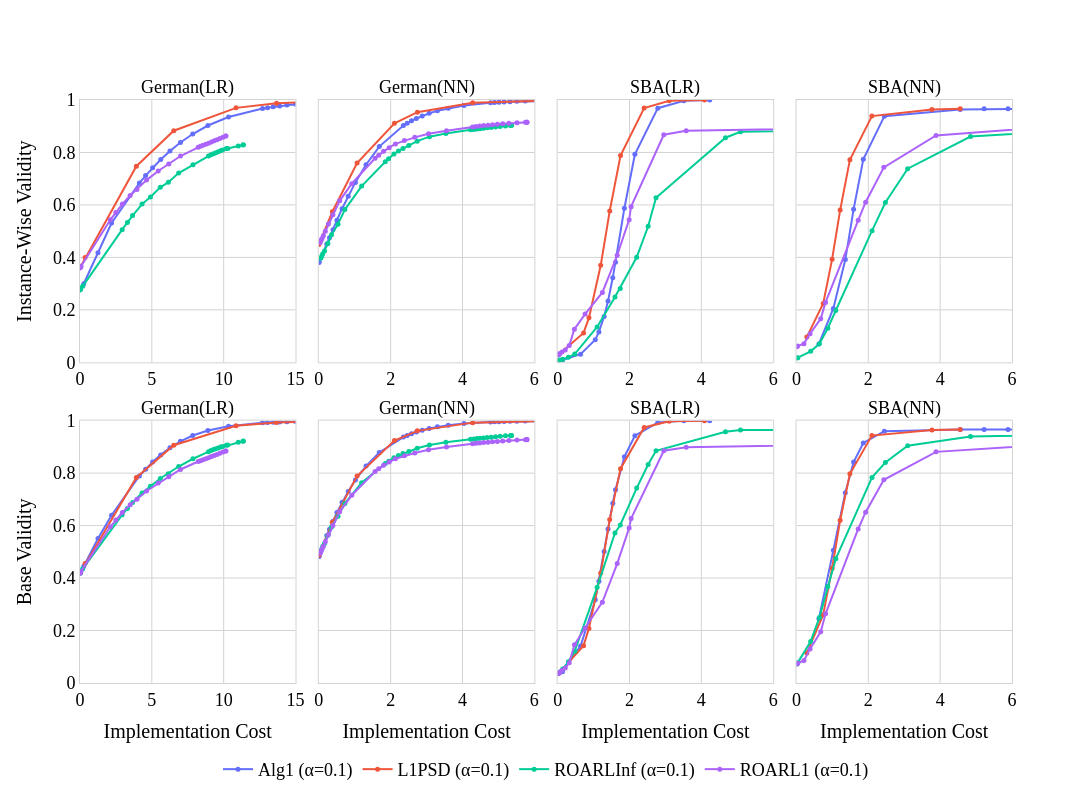

This figure's notebook cell:
### Code cell
from plotly.subplots import make_subplots

font_family = 'Times New Roman'
font_color = 'black'
font_size = 18
validity_names = {'THETA0': 'Base Validity', 'MANY': 'Instance-Wise Validity'}

fig_sub = make_subplots(rows = len(params['adv_method']), 
                        cols = 4, 
                        shared_yaxes=True,
                        # x_title="Implementation Cost",
                        # y_title="Worst-Case Validity",
                        subplot_titles= len(params['adv_method']) * ["German(LR)", "German(NN)", "SBA(LR)", "SBA(NN)"],
                        horizontal_spacing=0.025,
                        vertical_spacing=0.1)

for ann in fig_sub['layout']['annotations']:
    ann['font'] = dict(family=font_family,
                        color=font_color,
                        size=18)


for adv_method_index, adv_method in enumerate(params['adv_method']):
    for m_d_index, m_d in enumerate(params['a_l'].keys()):
        model, dataset = m_d.split(sep='_')

        for alg_index, alg in enumerate(params["algorithms"]):
            for alpha in params['a_l'][m_d][alg].keys():
                df_alg = df_results_avg.copy()
                df_alg = df_alg[(df_alg['adv_method'] == adv_method) & (df_alg['model'] == model) & (df_alg['dataset'] == dataset) &(df_alg['algorithm']==alg) & (df_alg['alpha']==alpha)]
                x, y = df_alg['Cost'], df_alg['Worst Case Validity']
                df_alg = pd.DataFrame({'Algorithm': [f"{alg}_(alpha={alpha})" for _ in range(len(x))], 'Cost': x, 'Worst Case Validity': y, 'lambda': df_alg['lambda']})

                fig_sub.add_trace(go.Scatter(
                    x = df_alg['Cost'],
                    y = df_alg['Worst Case Validity'],
                    marker = dict(color=custom_colors[alg_index], size=5),
                    # mode = 'lines+markers' if alg != 'wachter' else 'markers',
                    mode = 'lines+markers',
                    name = f"{alg} (\u03B1={alpha})",
                    showlegend= (m_d_index==1 & adv_method_index==0),
                    customdata=df_alg['lambda'],
                    hovertemplate='Cost: %{x}<br>Validity: %{y}<br>lambda: %{customdata}'
                ), row=adv_method_index+1, col=m_d_index+1)

for i in range(len(params['adv_method'])):
    fig_sub.update_xaxes(range=[0, 15], 
                        showline=True, 
                        mirror=True,
                        linecolor='lightgrey', 
                        gridcolor='lightgrey', 
                        zerolinewidth=1,
                        zerolinecolor='lightgrey',
                        tickfont=dict(family=font_family,
                                    color=font_color,
                                    size=font_size),
                        row=i+1, col=1)
    fig_sub.update_xaxes(range=[0, 6],  
                        showline=True, 
                        mirror=True,
                        linecolor='lightgrey', 
                        gridcolor='lightgrey', 
                        zerolinewidth=1,
                        zerolinecolor='lightgrey',
                        tickfont=dict(family=font_family,
                                    color=font_color,
                                    size=font_size),
                         row=i+1, col=2)
    fig_sub.update_xaxes(range=[0, 6], 
                        showline=True, 
                        mirror=True,
                        linecolor='lightgrey', 
                        gridcolor='lightgrey', 
                        zerolinewidth=1,
                        zerolinecolor='lightgrey',
                        tickfont=dict(family=font_family,
                                    color=font_color,
                                    size=font_size),
                        row=i+1, col=3)
    fig_sub.update_xaxes(range=[0, 6], 
                        showline=True, 
                        mirror=True,
                        linecolor='lightgrey', 
                        gridcolor='lightgrey', 
                        zerolinewidth=1,
                        zerolinecolor='lightgrey',
                        tickfont=dict(family=font_family,
                                    color=font_color,
                                    size=font_size),
                        row=i+1, col=4)

    fig_sub.update_yaxes(title=dict(text=validity_names[params['adv_method'][i]],
                                    font=dict(family=font_family,
                                              color=font_color,
                                              size=20)), 
                         row=i+1, col=1)


fig_sub.update_yaxes(range=[0,1],
                    showline=True, 
                    mirror=True,
                    linecolor='lightgrey', 
                    gridcolor='lightgrey', 
                    zerolinewidth=1,
                    zerolinecolor='lightgrey',
                    tickfont=dict(family=font_family,
                                color=font_color,
                                size=font_size),)

for i in range(4):
    fig_sub.update_xaxes(title=dict(text="Implementation Cost",
                                    font=dict(family=font_family,
                                              color=font_color,
                                              size=20)),
                         row=2,col=i+1)

fig_sub.update_layout(
    width=1400,
    height=len(params['adv_method']) * 400,
    plot_bgcolor='white',
    paper_bgcolor='white',
    legend=dict(
        orientation="h",          
        yanchor="bottom",         
        y=-0.18,                  
        xanchor="center",         
        x=0.5,
        font=dict(family=font_family,
                  color=font_color,
                  size=18)),
    # annotations=[dict(text="Implementation Cost",
    #                   x=0.5, y=-0.08,
    #                   xref="paper", yref="paper",
    #                   showarrow=False,
    #                   font=dict(family=font_family,
    #                             color=font_color,
    #                             size=20))]
    )

### Figure 1 — Plotly figure (JSON) as saved in the notebook; plotly's stock layout.template omitted (floating-point values rounded to 4 significant figures)
{"data": [{"customdata": [0.001, 0.002, 0.003, 0.004, 0.005, 0.006, 0.007, 0.008, 0.009, 0.01, 0.02, 0.03, 0.04, 0.05, 0.06, 0.07, 0.08, 0.09, 0.1, 0.2, 0.3, 0.4, 0.5], "hovertemplate": "Cost: %{x}<br>Validity: %{y}<br>lambda: %{customdata}", "marker": {"color": "#636EFA", "size": 5}, "mode": "lines+markers", "name": "Alg1 (α=0.1)", "showlegend": true, "type": "scatter", "x": [20.27, 18.01, 16.69, 15.74, 15.01, 14.4, 13.89, 13.45, 13.06, 12.7, 10.34, 8.903, 7.844, 6.989, 6.261, 5.617, 5.055, 4.567, 4.129, 2.198, 1.25, 0.2615, 0.003918], "xaxis": "x", "y": [0.9968, 0.9935, 0.9903, 0.987, 0.9838, 0.9805, 0.9773, 0.9741, 0.9708, 0.9676, 0.9351, 0.9027, 0.8703, 0.8378, 0.8054, 0.773, 0.7416, 0.712, 0.6834, 0.5312, 0.4177, 0.2994, 0.2767], "yaxis": "y"}, {"customdata": [0.001, 0.004, 0.01, 0.04, 0.1, 0.3, 0.5], "hovertemplate": "Cost: %{x}<br>Validity: %{y}<br>lambda: %{customdata}", "marker": {"color": "#EF553B", "size": 5}, "mode": "lines+markers", "name": "L1PSD (α=0.1)", "showlegend": true, "type": "scatter", "x": [17.91, 13.68, 10.86, 6.525, 3.923, 0.3542, 0.0], "xaxis": "x", "y": [0.9969, 0.9879, 0.97, 0.883, 0.7477, 0.3999, 0.3603], "yaxis": "y"}, {"customdata": [1e-05, 0.0001, 0.001, 0.002, 0.003, 0.004, 0.005, 0.006, 0.007, 0.008, 0.009, 0.01, 0.02, 0.03, 0.04, 0.05, 0.06, 0.07, 0.08, 0.09, 0.1, 0.2, 0.3, 0.4, 0.5], "hovertemplate": "Cost: %{x}<br>Validity: %{y}<br>lambda: %{customdata}", "marker": {"color": "#00CC96", "size": 5}, "mode": "lines+markers", "name": "ROARLInf (α=0.1)", "showlegend": true, "type": "scatter", "x": [11.37, 11.34, 11.01, 10.29, 10.19, 9.92, 9.785, 9.62, 9.457, 9.292, 9.116, 8.941, 7.863, 6.868, 6.148, 5.589, 4.904, 4.319, 3.658, 3.299, 2.934, 0.1852, 0.008625, 0.004905, 0.002963], "xaxis": "x", "y": [0.8293, 0.8288, 0.8246, 0.8151, 0.815, 0.809, 0.8064, 0.8025, 0.7988, 0.7952, 0.791, 0.7861, 0.7535, 0.7214, 0.6865, 0.667, 0.6304, 0.6032, 0.5594, 0.5332, 0.5059, 0.2898, 0.2771, 0.2768, 0.2766], "yaxis": "y"}, {"customdata": [1e-05, 0.0001, 0.001, 0.002, 0.003, 0.004, 0.005, 0.006, 0.007, 0.008, 0.009, 0.01, 0.02, 0.03, 0.04, 0.05, 0.06, 0.07, 0.08, 0.09, 0.1, 0.2, 0.3, 0.4, 0.5], "hovertemplate": "Cost: %{x}<br>Validity: %{y}<br>lambda: %{customdata}", "marker": {"color": "#AB63FA", "size": 5}, "mode": "lines+markers", "name": "ROARL1 (α=0.1)", "showlegend": true, "type": "scatter", "x": [10.16, 10.14, 9.946, 9.738, 9.535, 9.339, 9.146, 8.951, 8.758, 8.56, 8.387, 8.227, 6.993, 6.181, 5.443, 4.633, 3.964, 3.489, 2.947, 2.494, 2.11, 0.07377, 0.006892, 0.003784, 0.002737], "xaxis": "x", "y": [0.8633, 0.8628, 0.8584, 0.8536, 0.8489, 0.8443, 0.8399, 0.8355, 0.8315, 0.8274, 0.8233, 0.8196, 0.7866, 0.7557, 0.7293, 0.6946, 0.6592, 0.6362, 0.6033, 0.5716, 0.5433, 0.3667, 0.3609, 0.3605, 0.3604], "yaxis": "y"}, {"customdata": [0.001, 0.002, 0.003, 0.004, 0.005, 0.006, 0.007, 0.008, 0.009, 0.01, 0.02, 0.03, 0.04, 0.05, 0.06, 0.07, 0.08, 0.09, 0.1, 0.2, 0.3, 0.4, 0.5, 0.6, 0.7, 0.8, 0.9, 1.0, 2.0, 3.0, 4.0, 5.0], "hovertemplate": "Cost: %{x}<br>Validity: %{y}<br>lambda: %{customdata}", "marker": {"color": "#636EFA", "size": 5}, "mode": "lines+markers", "name": "Alg1 (α=0.1)", "showlegend": false, "type": "scatter", "x": [7.199, 6.474, 6.049, 5.747, 5.513, 5.321, 5.158, 5.017, 4.893, 4.781, 4.042, 3.602, 3.301, 3.071, 2.878, 2.715, 2.581, 2.458, 2.353, 1.683, 1.313, 1.018, 0.8182, 0.6464, 0.5041, 0.3955, 0.298, 0.221, 0.005589, 0.0, 0.0, 0.0], "xaxis": "x2", "y": [0.999, 0.9979, 0.9969, 0.9958, 0.9948, 0.9937, 0.9927, 0.9916, 0.9906, 0.9896, 0.9791, 0.9687, 0.9587, 0.949, 0.9392, 0.9296, 0.9205, 0.9112, 0.9024, 0.8224, 0.7534, 0.6859, 0.6329, 0.5857, 0.5421, 0.5057, 0.4748, 0.4508, 0.3827, 0.3811, 0.3811, 0.3811], "yaxis": "y2"}, {"customdata": [0.001, 0.01, 0.05, 0.1, 0.3, 0.7, 3.0], "hovertemplate": "Cost: %{x}<br>Validity: %{y}<br>lambda: %{customdata}", "marker": {"color": "#EF553B", "size": 5}, "mode": "lines+markers", "name": "L1PSD (α=0.1)", "showlegend": false, "type": "scatter", "x": [6.75, 4.284, 2.745, 2.105, 1.065, 0.3768, 7.866e-05], "xaxis": "x2", "y": [0.9989, 0.9899, 0.9536, 0.9112, 0.76, 0.5741, 0.4492], "yaxis": "y2"}, {"customdata": [1e-07, 1e-06, 1e-05, 0.0001, 0.001, 0.002, 0.003, 0.004, 0.005, 0.006, 0.007, 0.008, 0.009, 0.01, 0.02, 0.03, 0.04, 0.05, 0.06, 0.07, 0.08, 0.09, 0.1, 0.2, 0.3, 0.4, 0.5, 0.6, 0.7, 0.8, 0.9, 1.0], "hovertemplate": "Cost: %{x}<br>Validity: %{y}<br>lambda: %{customdata}", "marker": {"color": "#00CC96", "size": 5}, "mode": "lines+markers", "name": "ROARLInf (α=0.1)", "showlegend": false, "type": "scatter", "x": [5.357, 5.36, 5.357, 5.337, 5.195, 5.048, 4.919, 4.797, 4.686, 4.581, 4.489, 4.402, 4.316, 4.224, 3.538, 3.08, 2.739, 2.505, 2.343, 2.218, 2.091, 1.944, 1.85, 1.193, 0.7243, 0.5337, 0.354, 0.2521, 0.1572, 0.1103, 0.08241, 0.0538], "xaxis": "x2", "y": [0.9033, 0.9034, 0.9034, 0.9032, 0.9013, 0.8992, 0.8974, 0.8957, 0.8938, 0.892, 0.8903, 0.889, 0.8878, 0.8862, 0.8726, 0.8602, 0.8431, 0.8264, 0.8155, 0.8057, 0.7942, 0.7757, 0.7649, 0.6719, 0.5823, 0.5268, 0.486, 0.4528, 0.4241, 0.4143, 0.4055, 0.3967], "yaxis": "y2"}, {"customdata": [1e-07, 1e-06, 1e-05, 0.0001, 0.001, 0.002, 0.003, 0.004, 0.005, 0.006, 0.007, 0.008, 0.009, 0.01, 0.02, 0.03, 0.04, 0.05, 0.06, 0.07, 0.08, 0.09, 0.1, 0.2, 0.3, 0.4, 0.5, 0.6, 0.7, 0.8, 0.9, 1.0], "hovertemplate": "Cost: %{x}<br>Validity: %{y}<br>lambda: %{customdata}", "marker": {"color": "#AB63FA", "size": 5}, "mode": "lines+markers", "name": "ROARL1 (α=0.1)", "showlegend": false, "type": "scatter", "x": [5.792, 5.792, 5.789, 5.753, 5.518, 5.292, 5.12, 4.971, 4.836, 4.711, 4.589, 4.479, 4.374, 4.281, 3.555, 3.054, 2.672, 2.382, 2.132, 1.959, 1.802, 1.667, 1.566, 0.9173, 0.58, 0.3924, 0.2662, 0.1811, 0.1264, 0.08896, 0.06295, 0.04105], "xaxis": "x2", "y": [0.9153, 0.9153, 0.9153, 0.9151, 0.9132, 0.9113, 0.9094, 0.9076, 0.9058, 0.9041, 0.9023, 0.9008, 0.899, 0.8974, 0.8828, 0.8714, 0.8576, 0.8452, 0.8326, 0.8184, 0.8045, 0.7899, 0.7781, 0.6811, 0.6157, 0.5622, 0.5271, 0.4994, 0.4826, 0.4723, 0.465, 0.4571], "yaxis": "y2"}, {"customdata": [0.001, 0.01, 0.1, 0.7, 1.4, 2.1, 2.3, 2.6, 2.8, 3.0, 3.1, 3.3, 3.5], "hovertemplate": "Cost: %{x}<br>Validity: %{y}<br>lambda: %{customdata}", "marker": {"color": "#636EFA", "size": 5}, "mode": "lines+markers", "name": "Alg1 (α=0.1)", "showlegend": false, "type": "scatter", "x": [4.234, 3.514, 2.788, 2.15, 1.858, 1.611, 1.534, 1.403, 1.294, 1.149, 1.048, 0.6385, 0.1351], "xaxis": "x3", "y": [0.9997, 0.9969, 0.9689, 0.7929, 0.5872, 0.3812, 0.3223, 0.2339, 0.175, 0.1161, 0.08659, 0.03125, 0.009068], "yaxis": "y3"}, {"customdata": [0.001, 0.01, 0.1, 0.7, 1.4, 2.1, 2.8, 3.0, 3.5], "hovertemplate": "Cost: %{x}<br>Validity: %{y}<br>lambda: %{customdata}", "marker": {"color": "#EF553B", "size": 5}, "mode": "lines+markers", "name": "L1PSD (α=0.1)", "showlegend": false, "type": "scatter", "x": [4.089, 3.105, 2.408, 1.75, 1.45, 1.199, 0.8709, 0.7211, 0.02169], "xaxis": "x3", "y": [0.9997, 0.997, 0.9691, 0.788, 0.5769, 0.37, 0.1696, 0.1122, 0.02923], "yaxis": "y3"}, {"customdata": [0.001, 0.01, 0.08, 0.1, 0.3, 0.5, 0.7, 0.9, 1.0, 1.1, 1.4, 1.5, 1.6, 1.8, 2.0, 2.1, 2.8, 3.5], "hovertemplate": "Cost: %{x}<br>Validity: %{y}<br>lambda: %{customdata}", "marker": {"color": "#00CC96", "size": 5}, "mode": "lines+markers", "name": "ROARLInf (α=0.1)", "showlegend": false, "type": "scatter", "x": [19.11, 15.67, 5.089, 4.672, 2.738, 2.52, 2.2, 1.743, 1.596, 1.099, 0.4761, 0.2986, 0.141, 0.07215, 0.04209, 0.03886, 0.02781, 0.007318], "xaxis": "x3", "y": [0.9155, 0.909, 0.8785, 0.8563, 0.6273, 0.5187, 0.4004, 0.2814, 0.2487, 0.1351, 0.03167, 0.01907, 0.01151, 0.009207, 0.008247, 0.008112, 0.0079, 0.00737], "yaxis": "y3"}, {"customdata": [0.001, 0.01, 0.08, 0.1, 0.3, 0.5, 0.7, 0.9, 1.0, 1.1, 1.4, 1.5, 1.6, 1.8, 2.0, 2.1, 2.8, 3.5], "hovertemplate": "Cost: %{x}<br>Validity: %{y}<br>lambda: %{customdata}", "marker": {"color": "#AB63FA", "size": 5}, "mode": "lines+markers", "name": "ROARL1 (α=0.1)", "showlegend": false, "type": "scatter", "x": [21.18, 16.88, 3.579, 2.955, 2.045, 1.991, 1.658, 1.246, 0.7634, 0.4662, 0.3223, 0.2106, 0.122, 0.05285, 0.04944, 0.03376, 0.02721, 0.006064], "xaxis": "x3", "y": [0.9262, 0.9136, 0.8831, 0.8676, 0.5934, 0.544, 0.4082, 0.2666, 0.184, 0.1266, 0.06429, 0.04714, 0.03953, 0.03322, 0.03188, 0.03129, 0.03026, 0.02865], "yaxis": "y3"}, {"customdata": [1e-05, 0.0001, 0.001, 0.01, 0.1, 0.7, 1.4, 2.1, 2.8, 3.5], "hovertemplate": "Cost: %{x}<br>Validity: %{y}<br>lambda: %{customdata}", "marker": {"color": "#636EFA", "size": 5}, "mode": "lines+markers", "name": "Alg1 (α=0.1)", "showlegend": false, "type": "scatter", "x": [6.555, 5.89, 5.224, 4.558, 2.448, 1.86, 1.59, 1.36, 1.027, 0.6241], "xaxis": "x4", "y": [0.9667, 0.9666, 0.9664, 0.9638, 0.9385, 0.7743, 0.5833, 0.3916, 0.2053, 0.0703], "yaxis": "y4"}, {"customdata": [0.001, 0.01, 0.1, 0.7, 1.4, 2.1, 2.8, 3.5], "hovertemplate": "Cost: %{x}<br>Validity: %{y}<br>lambda: %{customdata}", "marker": {"color": "#EF553B", "size": 5}, "mode": "lines+markers", "name": "L1PSD (α=0.1)", "showlegend": false, "type": "scatter", "x": [4.559, 3.771, 2.1, 1.487, 1.216, 0.9926, 0.7443, 0.2871], "xaxis": "x4", "y": [0.9664, 0.9639, 0.9388, 0.7722, 0.5802, 0.3934, 0.2244, 0.09624], "yaxis": "y4"}, {"customdata": [0.001, 0.01, 0.1, 0.3, 0.5, 0.7, 1.4, 1.7, 1.9, 2.1, 2.8, 3.5], "hovertemplate": "Cost: %{x}<br>Validity: %{y}<br>lambda: %{customdata}", "marker": {"color": "#00CC96", "size": 5}, "mode": "lines+markers", "name": "ROARLInf (α=0.1)", "showlegend": false, "type": "scatter", "x": [11.9, 10.32, 4.845, 3.096, 2.475, 2.104, 1.094, 0.8725, 0.6379, 0.394, 0.03785, 0.01469], "xaxis": "x4", "y": [0.915, 0.9083, 0.8607, 0.7383, 0.6092, 0.502, 0.1977, 0.1301, 0.07071, 0.04206, 0.01798, 0.01681], "yaxis": "y4"}, {"customdata": [0.001, 0.01, 0.1, 0.3, 0.5, 0.7, 1.4, 1.7, 1.9, 2.1, 2.8, 3.5], "hovertemplate": "Cost: %{x}<br>Validity: %{y}<br>lambda: %{customdata}", "marker": {"color": "#AB63FA", "size": 5}, "mode": "lines+markers", "name": "ROARL1 (α=0.1)", "showlegend": false, "type": "scatter", "x": [10.21, 8.59, 3.886, 2.432, 1.925, 1.718, 0.8096, 0.6749, 0.379, 0.2078, 0.0307, 0.01329], "xaxis": "x4", "y": [0.9197, 0.9124, 0.8647, 0.7432, 0.6105, 0.5412, 0.2285, 0.1659, 0.1094, 0.07133, 0.06212, 0.05993], "yaxis": "y4"}, {"customdata": [0.001, 0.002, 0.003, 0.004, 0.005, 0.006, 0.007, 0.008, 0.009, 0.01, 0.02, 0.03, 0.04, 0.05, 0.06, 0.07, 0.08, 0.09, 0.1, 0.2, 0.3, 0.4, 0.5], "hovertemplate": "Cost: %{x}<br>Validity: %{y}<br>lambda: %{customdata}", "marker": {"color": "#636EFA", "size": 5}, "mode": "lines+markers", "name": "Alg1 (α=0.1)", "showlegend": false, "type": "scatter", "x": [20.27, 18.01, 16.69, 15.74, 15.01, 14.4, 13.89, 13.45, 13.06, 12.7, 10.34, 8.903, 7.844, 6.989, 6.261, 5.617, 5.055, 4.567, 4.129, 2.198, 1.25, 0.2615, 0.003918], "xaxis": "x5", "y": [0.9996, 0.9991, 0.9984, 0.9977, 0.9968, 0.996, 0.995, 0.994, 0.993, 0.9919, 0.9789, 0.9625, 0.9432, 0.9211, 0.8965, 0.8695, 0.8421, 0.8151, 0.7892, 0.6395, 0.5509, 0.4455, 0.4191], "yaxis": "y5"}, {"customdata": [0.001, 0.004, 0.01, 0.04, 0.1, 0.3, 0.5], "hovertemplate": "Cost: %{x}<br>Validity: %{y}<br>lambda: %{customdata}", "marker": {"color": "#EF553B", "size": 5}, "mode": "lines+markers", "name": "L1PSD (α=0.1)", "showlegend": false, "type": "scatter", "x": [17.91, 13.68, 10.86, 6.525, 3.923, 0.3542, 0.0], "xaxis": "x5", "y": [0.9985, 0.993, 0.9807, 0.9063, 0.7834, 0.4556, 0.4188], "yaxis": "y5"}, {"customdata": [1e-05, 0.0001, 0.001, 0.002, 0.003, 0.004, 0.005, 0.006, 0.007, 0.008, 0.009, 0.01, 0.02, 0.03, 0.04, 0.05, 0.06, 0.07, 0.08, 0.09, 0.1, 0.2, 0.3, 0.4, 0.5], "hovertemplate": "Cost: %{x}<br>Validity: %{y}<br>lambda: %{customdata}", "marker": {"color": "#00CC96", "size": 5}, "mode": "lines+markers", "name": "ROARLInf (α=0.1)", "showlegend": false, "type": "scatter", "x": [11.37, 11.34, 11.01, 10.29, 10.19, 9.92, 9.785, 9.62, 9.457, 9.292, 9.116, 8.941, 7.863, 6.868, 6.148, 5.589, 4.904, 4.319, 3.658, 3.299, 2.934, 0.1852, 0.008625, 0.004905, 0.002963], "xaxis": "x5", "y": [0.9222, 0.9218, 0.9176, 0.9068, 0.9064, 0.9016, 0.8993, 0.896, 0.8929, 0.8897, 0.886, 0.8819, 0.8547, 0.8251, 0.7977, 0.7794, 0.7495, 0.7245, 0.6882, 0.6653, 0.6409, 0.4351, 0.4195, 0.4192, 0.419], "yaxis": "y5"}, {"customdata": [1e-05, 0.0001, 0.001, 0.002, 0.003, 0.004, 0.005, 0.006, 0.007, 0.008, 0.009, 0.01, 0.02, 0.03, 0.04, 0.05, 0.06, 0.07, 0.08, 0.09, 0.1, 0.2, 0.3, 0.4, 0.5], "hovertemplate": "Cost: %{x}<br>Validity: %{y}<br>lambda: %{customdata}", "marker": {"color": "#AB63FA", "size": 5}, "mode": "lines+markers", "name": "ROARL1 (α=0.1)", "showlegend": false, "type": "scatter", "x": [10.16, 10.14, 9.946, 9.738, 9.535, 9.339, 9.146, 8.951, 8.758, 8.56, 8.387, 8.227, 6.993, 6.181, 5.443, 4.633, 3.964, 3.489, 2.947, 2.494, 2.11, 0.07377, 0.006892, 0.003784, 0.002737], "xaxis": "x5", "y": [0.8845, 0.8841, 0.88, 0.8756, 0.8713, 0.8671, 0.863, 0.8589, 0.8552, 0.8514, 0.8476, 0.8442, 0.8139, 0.7861, 0.7624, 0.732, 0.7003, 0.6798, 0.6498, 0.6212, 0.5954, 0.4255, 0.4194, 0.419, 0.4189], "yaxis": "y5"}, {"customdata": [0.001, 0.002, 0.003, 0.004, 0.005, 0.006, 0.007, 0.008, 0.009, 0.01, 0.02, 0.03, 0.04, 0.05, 0.06, 0.07, 0.08, 0.09, 0.1, 0.2, 0.3, 0.4, 0.5, 0.6, 0.7, 0.8, 0.9, 1.0, 2.0, 3.0, 4.0, 5.0], "hovertemplate": "Cost: %{x}<br>Validity: %{y}<br>lambda: %{customdata}", "marker": {"color": "#636EFA", "size": 5}, "mode": "lines+markers", "name": "Alg1 (α=0.1)", "showlegend": false, "type": "scatter", "x": [7.199, 6.474, 6.049, 5.747, 5.513, 5.321, 5.158, 5.017, 4.893, 4.781, 4.042, 3.602, 3.301, 3.071, 2.878, 2.715, 2.581, 2.458, 2.353, 1.683, 1.313, 1.018, 0.8182, 0.6464, 0.5041, 0.3955, 0.298, 0.221, 0.005589, 0.0, 0.0, 0.0], "xaxis": "x6", "y": [0.9996, 0.9992, 0.9988, 0.9983, 0.9978, 0.9973, 0.9968, 0.9962, 0.9957, 0.9951, 0.9892, 0.9827, 0.9763, 0.9699, 0.9631, 0.9564, 0.9501, 0.9435, 0.9373, 0.8785, 0.8268, 0.7741, 0.7303, 0.6889, 0.65, 0.6163, 0.5861, 0.5618, 0.4846, 0.4826, 0.4826, 0.4826], "yaxis": "y6"}, {"customdata": [0.001, 0.01, 0.05, 0.1, 0.3, 0.7, 3.0], "hovertemplate": "Cost: %{x}<br>Validity: %{y}<br>lambda: %{customdata}", "marker": {"color": "#EF553B", "size": 5}, "mode": "lines+markers", "name": "L1PSD (α=0.1)", "showlegend": false, "type": "scatter", "x": [6.75, 4.284, 2.745, 2.105, 1.065, 0.3768, 7.866e-05], "xaxis": "x6", "y": [0.9993, 0.9925, 0.9611, 0.9243, 0.789, 0.6125, 0.4857], "yaxis": "y6"}, {"customdata": [1e-07, 1e-06, 1e-05, 0.0001, 0.001, 0.002, 0.003, 0.004, 0.005, 0.006, 0.007, 0.008, 0.009, 0.01, 0.02, 0.03, 0.04, 0.05, 0.06, 0.07, 0.08, 0.09, 0.1, 0.2, 0.3, 0.4, 0.5, 0.6, 0.7, 0.8, 0.9, 1.0], "hovertemplate": "Cost: %{x}<br>Validity: %{y}<br>lambda: %{customdata}", "marker": {"color": "#00CC96", "size": 5}, "mode": "lines+markers", "name": "ROARLInf (α=0.1)", "showlegend": false, "type": "scatter", "x": [5.357, 5.36, 5.357, 5.337, 5.195, 5.048, 4.919, 4.797, 4.686, 4.581, 4.489, 4.402, 4.316, 4.224, 3.538, 3.08, 2.739, 2.505, 2.343, 2.218, 2.091, 1.944, 1.85, 1.193, 0.7243, 0.5337, 0.354, 0.2521, 0.1572, 0.1103, 0.08241, 0.0538], "xaxis": "x6", "y": [0.9435, 0.9436, 0.9436, 0.9435, 0.942, 0.9402, 0.9386, 0.9371, 0.9355, 0.9341, 0.9327, 0.9316, 0.9305, 0.9291, 0.9176, 0.9071, 0.8946, 0.8821, 0.8745, 0.867, 0.8586, 0.8453, 0.8366, 0.763, 0.6845, 0.636, 0.5949, 0.5631, 0.5317, 0.5208, 0.5111, 0.5009], "yaxis": "y6"}, {"customdata": [1e-07, 1e-06, 1e-05, 0.0001, 0.001, 0.002, 0.003, 0.004, 0.005, 0.006, 0.007, 0.008, 0.009, 0.01, 0.02, 0.03, 0.04, 0.05, 0.06, 0.07, 0.08, 0.09, 0.1, 0.2, 0.3, 0.4, 0.5, 0.6, 0.7, 0.8, 0.9, 1.0], "hovertemplate": "Cost: %{x}<br>Validity: %{y}<br>lambda: %{customdata}", "marker": {"color": "#AB63FA", "size": 5}, "mode": "lines+markers", "name": "ROARL1 (α=0.1)", "showlegend": false, "type": "scatter", "x": [5.792, 5.792, 5.789, 5.753, 5.518, 5.292, 5.12, 4.971, 4.836, 4.711, 4.589, 4.479, 4.374, 4.281, 3.555, 3.054, 2.672, 2.382, 2.132, 1.959, 1.802, 1.667, 1.566, 0.9173, 0.58, 0.3924, 0.2662, 0.1811, 0.1264, 0.08896, 0.06295, 0.04105], "xaxis": "x6", "y": [0.9277, 0.9277, 0.9277, 0.9275, 0.9259, 0.9242, 0.9225, 0.9209, 0.9193, 0.9178, 0.9163, 0.915, 0.9134, 0.912, 0.8992, 0.8891, 0.8769, 0.8658, 0.8546, 0.8419, 0.8297, 0.8165, 0.8059, 0.7159, 0.6525, 0.6007, 0.5661, 0.5385, 0.5214, 0.5105, 0.5029, 0.4947], "yaxis": "y6"}, {"customdata": [0.001, 0.01, 0.1, 0.7, 1.4, 2.1, 2.3, 2.6, 2.8, 3.0, 3.1, 3.3, 3.5], "hovertemplate": "Cost: %{x}<br>Validity: %{y}<br>lambda: %{customdata}", "marker": {"color": "#636EFA", "size": 5}, "mode": "lines+markers", "name": "Alg1 (α=0.1)", "showlegend": false, "type": "scatter", "x": [4.234, 3.514, 2.788, 2.15, 1.858, 1.611, 1.534, 1.403, 1.294, 1.149, 1.048, 0.6385, 0.1351], "xaxis": "x7", "y": [0.9999, 0.9993, 0.9926, 0.9425, 0.8624, 0.7364, 0.6853, 0.5872, 0.5008, 0.3881, 0.3173, 0.1413, 0.04302], "yaxis": "y7"}, {"customdata": [0.001, 0.01, 0.1, 0.7, 1.4, 2.1, 2.8, 3.0, 3.5], "hovertemplate": "Cost: %{x}<br>Validity: %{y}<br>lambda: %{customdata}", "marker": {"color": "#EF553B", "size": 5}, "mode": "lines+markers", "name": "L1PSD (α=0.1)", "showlegend": false, "type": "scatter", "x": [4.089, 3.105, 2.408, 1.75, 1.45, 1.199, 0.8709, 0.7211, 0.02169], "xaxis": "x7", "y": [0.9997, 0.9975, 0.974, 0.8171, 0.6228, 0.4195, 0.2075, 0.1424, 0.03604], "yaxis": "y7"}, {"customdata": [0.001, 0.01, 0.08, 0.1, 0.3, 0.5, 0.7, 0.9, 1.0, 1.1, 1.4, 1.5, 1.6, 1.8, 2.0, 2.1, 2.8, 3.5], "hovertemplate": "Cost: %{x}<br>Validity: %{y}<br>lambda: %{customdata}", "marker": {"color": "#00CC96", "size": 5}, "mode": "lines+markers", "name": "ROARLInf (α=0.1)", "showlegend": false, "type": "scatter", "x": [19.11, 15.67, 5.089, 4.672, 2.738, 2.52, 2.2, 1.743, 1.596, 1.099, 0.4761, 0.2986, 0.141, 0.07215, 0.04209, 0.03886, 0.02781, 0.007318], "xaxis": "x7", "y": [0.9754, 0.9672, 0.9639, 0.9575, 0.8853, 0.8327, 0.743, 0.6025, 0.5722, 0.3645, 0.1214, 0.08101, 0.05328, 0.0431, 0.03921, 0.03869, 0.03771, 0.03544], "yaxis": "y7"}, {"customdata": [0.001, 0.01, 0.08, 0.1, 0.3, 0.5, 0.7, 0.9, 1.0, 1.1, 1.4, 1.5, 1.6, 1.8, 2.0, 2.1, 2.8, 3.5], "hovertemplate": "Cost: %{x}<br>Validity: %{y}<br>lambda: %{customdata}", "marker": {"color": "#AB63FA", "size": 5}, "mode": "lines+markers", "name": "ROARL1 (α=0.1)", "showlegend": false, "type": "scatter", "x": [21.18, 16.88, 3.579, 2.955, 2.045, 1.991, 1.658, 1.246, 0.7634, 0.4662, 0.3223, 0.2106, 0.122, 0.05285, 0.04944, 0.03376, 0.02721, 0.006064], "xaxis": "x7", "y": [0.9402, 0.929, 0.8986, 0.8854, 0.6272, 0.5911, 0.4552, 0.3082, 0.2096, 0.1455, 0.07698, 0.05678, 0.04804, 0.04075, 0.03918, 0.03846, 0.03727, 0.03535], "yaxis": "y7"}, {"customdata": [1e-05, 0.0001, 0.001, 0.01, 0.1, 0.7, 1.4, 2.1, 2.8, 3.5], "hovertemplate": "Cost: %{x}<br>Validity: %{y}<br>lambda: %{customdata}", "marker": {"color": "#636EFA", "size": 5}, "mode": "lines+markers", "name": "Alg1 (α=0.1)", "showlegend": false, "type": "scatter", "x": [6.555, 5.89, 5.224, 4.558, 2.448, 1.86, 1.59, 1.36, 1.027, 0.6241], "xaxis": "x8", "y": [0.9667, 0.9667, 0.9666, 0.966, 0.9599, 0.9148, 0.842, 0.725, 0.5059, 0.2453], "yaxis": "y8"}, {"customdata": [0.001, 0.01, 0.1, 0.7, 1.4, 2.1, 2.8, 3.5], "hovertemplate": "Cost: %{x}<br>Validity: %{y}<br>lambda: %{customdata}", "marker": {"color": "#EF553B", "size": 5}, "mode": "lines+markers", "name": "L1PSD (α=0.1)", "showlegend": false, "type": "scatter", "x": [4.559, 3.771, 2.1, 1.487, 1.216, 0.9926, 0.7443, 0.2871], "xaxis": "x8", "y": [0.9664, 0.9643, 0.943, 0.7972, 0.6204, 0.4374, 0.2602, 0.114], "yaxis": "y8"}, {"customdata": [0.001, 0.01, 0.1, 0.3, 0.5, 0.7, 1.4, 1.7, 1.9, 2.1, 2.8, 3.5], "hovertemplate": "Cost: %{x}<br>Validity: %{y}<br>lambda: %{customdata}", "marker": {"color": "#00CC96", "size": 5}, "mode": "lines+markers", "name": "ROARLInf (α=0.1)", "showlegend": false, "type": "scatter", "x": [11.9, 10.32, 4.845, 3.096, 2.475, 2.104, 1.094, 0.8725, 0.6379, 0.394, 0.03785, 0.01469], "xaxis": "x8", "y": [0.9553, 0.9534, 0.9397, 0.9043, 0.8404, 0.7836, 0.4735, 0.3675, 0.2492, 0.1584, 0.07748, 0.07285], "yaxis": "y8"}, {"customdata": [0.001, 0.01, 0.1, 0.3, 0.5, 0.7, 1.4, 1.7, 1.9, 2.1, 2.8, 3.5], "hovertemplate": "Cost: %{x}<br>Validity: %{y}<br>lambda: %{customdata}", "marker": {"color": "#AB63FA", "size": 5}, "mode": "lines+markers", "name": "ROARL1 (α=0.1)", "showlegend": false, "type": "scatter", "x": [10.21, 8.59, 3.886, 2.432, 1.925, 1.718, 0.8096, 0.6749, 0.379, 0.2078, 0.0307, 0.01329], "xaxis": "x8", "y": [0.9279, 0.9217, 0.881, 0.7745, 0.6511, 0.587, 0.2637, 0.1949, 0.13, 0.0857, 0.07495, 0.07232], "yaxis": "y8"}], "layout": {"annotations": [{"font": {"color": "black", "family": "Times New Roman", "size": 18}, "showarrow": false, "text": "German(LR)", "x": 0.1156, "xanchor": "center", "xref": "paper", "y": 1, "yanchor": "bottom", "yref": "paper"}, {"font": {"color": "black", "family": "Times New Roman", "size": 18}, "showarrow": false, "text": "German(NN)", "x": 0.3719, "xanchor": "center", "xref": "paper", "y": 1, "yanchor": "bottom", "yref": "paper"}, {"font": {"color": "black", "family": "Times New Roman", "size": 18}, "showarrow": false, "text": "SBA(LR)", "x": 0.6281, "xanchor": "center", "xref": "paper", "y": 1, "yanchor": "bottom", "yref": "paper"}, {"font": {"color": "black", "family": "Times New Roman", "size": 18}, "showarrow": false, "text": "SBA(NN)", "x": 0.8844, "xanchor": "center", "xref": "paper", "y": 1, "yanchor": "bottom", "yref": "paper"}, {"font": {"color": "black", "family": "Times New Roman", "size": 18}, "showarrow": false, "text": "German(LR)", "x": 0.1156, "xanchor": "center", "xref": "paper", "y": 0.45, "yanchor": "bottom", "yref": "paper"}, {"font": {"color": "black", "family": "Times New Roman", "size": 18}, "showarrow": false, "text": "German(NN)", "x": 0.3719, "xanchor": "center", "xref": "paper", "y": 0.45, "yanchor": "bottom", "yref": "paper"}, {"font": {"color": "black", "family": "Times New Roman", "size": 18}, "showarrow": false, "text": "SBA(LR)", "x": 0.6281, "xanchor": "center", "xref": "paper", "y": 0.45, "yanchor": "bottom", "yref": "paper"}, {"font": {"color": "black", "family": "Times New Roman", "size": 18}, "showarrow": false, "text": "SBA(NN)", "x": 0.8844, "xanchor": "center", "xref": "paper", "y": 0.45, "yanchor": "bottom", "yref": "paper"}], "height": 800, "legend": {"font": {"color": "black", "family": "Times New Roman", "size": 18}, "orientation": "h", "x": 0.5, "xanchor": "center", "y": -0.18, "yanchor": "bottom"}, "paper_bgcolor": "white", "plot_bgcolor": "white", "width": 1400, "xaxis": {"anchor": "y", "domain": [0, 0.2313], "gridcolor": "lightgrey", "linecolor": "lightgrey", "mirror": true, "range": [0, 15], "showline": true, "tickfont": {"color": "black", "family": "Times New Roman", "size": 18}, "zerolinecolor": "lightgrey", "zerolinewidth": 1}, "xaxis2": {"anchor": "y2", "domain": [0.2563, 0.4875], "gridcolor": "lightgrey", "linecolor": "lightgrey", "mirror": true, "range": [0, 6], "showline": true, "tickfont": {"color": "black", "family": "Times New Roman", "size": 18}, "zerolinecolor": "lightgrey", "zerolinewidth": 1}, "xaxis3": {"anchor": "y3", "domain": [0.5125, 0.7438], "gridcolor": "lightgrey", "linecolor": "lightgrey", "mirror": true, "range": [0, 6], "showline": true, "tickfont": {"color": "black", "family": "Times New Roman", "size": 18}, "zerolinecolor": "lightgrey", "zerolinewidth": 1}, "xaxis4": {"anchor": "y4", "domain": [0.7688, 1], "gridcolor": "lightgrey", "linecolor": "lightgrey", "mirror": true, "range": [0, 6], "showline": true, "tickfont": {"color": "black", "family": "Times New Roman", "size": 18}, "zerolinecolor": "lightgrey", "zerolinewidth": 1}, "xaxis5": {"anchor": "y5", "domain": [0, 0.2313], "gridcolor": "lightgrey", "linecolor": "lightgrey", "mirror": true, "range": [0, 15], "showline": true, "tickfont": {"color": "black", "family": "Times New Roman", "size": 18}, "title": {"font": {"color": "black", "family": "Times New Roman", "size": 20}, "text": "Implementation Cost"}, "zerolinecolor": "lightgrey", "zerolinewidth": 1}, "xaxis6": {"anchor": "y6", "domain": [0.2563, 0.4875], "gridcolor": "lightgrey", "linecolor": "lightgrey", "mirror": true, "range": [0, 6], "showline": true, "tickfont": {"color": "black", "family": "Times New Roman", "size": 18}, "title": {"font": {"color": "black", "family": "Times New Roman", "size": 20}, "text": "Implementation Cost"}, "zerolinecolor": "lightgrey", "zerolinewidth": 1}, "xaxis7": {"anchor": "y7", "domain": [0.5125, 0.7438], "gridcolor": "lightgrey", "linecolor": "lightgrey", "mirror": true, "range": [0, 6], "showline": true, "tickfont": {"color": "black", "family": "Times New Roman", "size": 18}, "title": {"font": {"color": "black", "family": "Times New Roman", "size": 20}, "text": "Implementation Cost"}, "zerolinecolor": "lightgrey", "zerolinewidth": 1}, "xaxis8": {"anchor": "y8", "domain": [0.7688, 1], "gridcolor": "lightgrey", "linecolor": "lightgrey", "mirror": true, "range": [0, 6], "showline": true, "tickfont": {"color": "black", "family": "Times New Roman", "size": 18}, "title": {"font": {"color": "black", "family": "Times New Roman", "size": 20}, "text": "Implementation Cost"}, "zerolinecolor": "lightgrey", "zerolinewidth": 1}, "yaxis": {"anchor": "x", "domain": [0.55, 1], "gridcolor": "lightgrey", "linecolor": "lightgrey", "mirror": true, "range": [0, 1], "showline": true, "tickfont": {"color": "black", "family": "Times New Roman", "size": 18}, "title": {"font": {"color": "black", "family": "Times New Roman", "size": 20}, "text": "Instance-Wise Validity"}, "zerolinecolor": "lightgrey", "zerolinewidth": 1}, "yaxis2": {"anchor": "x2", "domain": [0.55, 1], "gridcolor": "lightgrey", "linecolor": "lightgrey", "matches": "y", "mirror": true, "range": [0, 1], "showline": true, "showticklabels": false, "tickfont": {"color": "black", "family": "Times New Roman", "size": 18}, "zerolinecolor": "lightgrey", "zerolinewidth": 1}, "yaxis3": {"anchor": "x3", "domain": [0.55, 1], "gridcolor": "lightgrey", "linecolor": "lightgrey", "matches": "y", "mirror": true, "range": [0, 1], "showline": true, "showticklabels": false, "tickfont": {"color": "black", "family": "Times New Roman", "size": 18}, "zerolinecolor": "lightgrey", "zerolinewidth": 1}, "yaxis4": {"anchor": "x4", "domain": [0.55, 1], "gridcolor": "lightgrey", "linecolor": "lightgrey", "matches": "y", "mirror": true, "range": [0, 1], "showline": true, "showticklabels": false, "tickfont": {"color": "black", "family": "Times New Roman", "size": 18}, "zerolinecolor": "lightgrey", "zerolinewidth": 1}, "yaxis5": {"anchor": "x5", "domain": [0, 0.45], "gridcolor": "lightgrey", "linecolor": "lightgrey", "mirror": true, "range": [0, 1], "showline": true, "tickfont": {"color": "black", "family": "Times New Roman", "size": 18}, "title": {"font": {"color": "black", "family": "Times New Roman", "size": 20}, "text": "Base Validity"}, "zerolinecolor": "lightgrey", "zerolinewidth": 1}, "yaxis6": {"anchor": "x6", "domain": [0, 0.45], "gridcolor": "lightgrey", "linecolor": "lightgrey", "matches": "y5", "mirror": true, "range": [0, 1], "showline": true, "showticklabels": false, "tickfont": {"color": "black", "family": "Times New Roman", "size": 18}, "zerolinecolor": "lightgrey", "zerolinewidth": 1}, "yaxis7": {"anchor": "x7", "domain": [0, 0.45], "gridcolor": "lightgrey", "linecolor": "lightgrey", "matches": "y5", "mirror": true, "range": [0, 1], "showline": true, "showticklabels": false, "tickfont": {"color": "black", "family": "Times New Roman", "size": 18}, "zerolinecolor": "lightgrey", "zerolinewidth": 1}, "yaxis8": {"anchor": "x8", "domain": [0, 0.45], "gridcolor": "lightgrey", "linecolor": "lightgrey", "matches": "y5", "mirror": true, "range": [0, 1], "showline": true, "showticklabels": false, "tickfont": {"color": "black", "family": "Times New Roman", "size": 18}, "zerolinecolor": "lightgrey", "zerolinewidth": 1}}}
